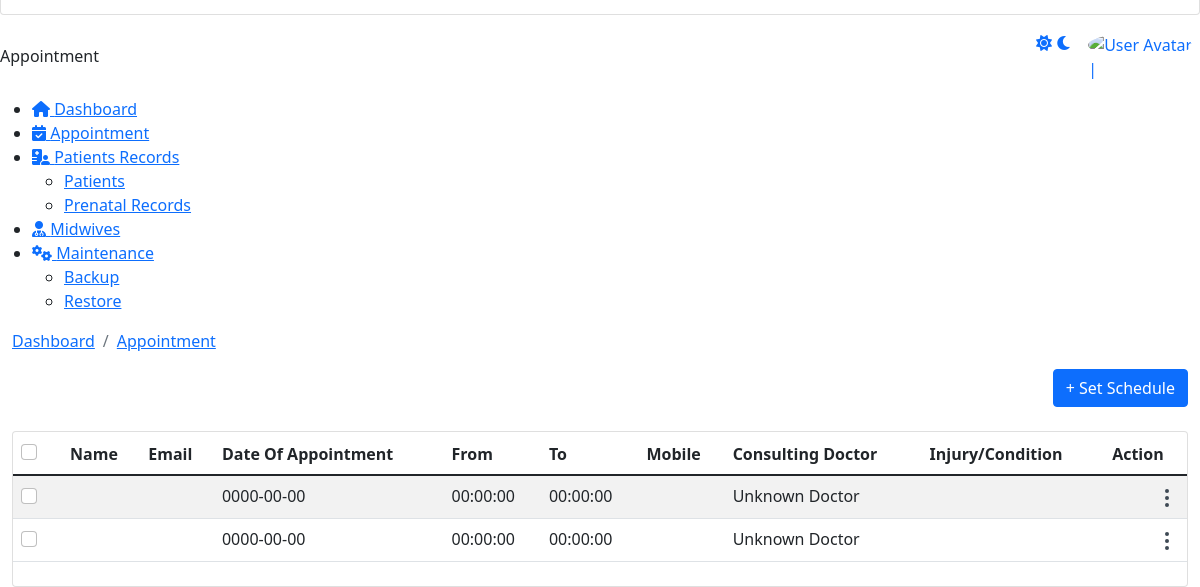
The app's page /admin/appointment.php (lower part), older data.
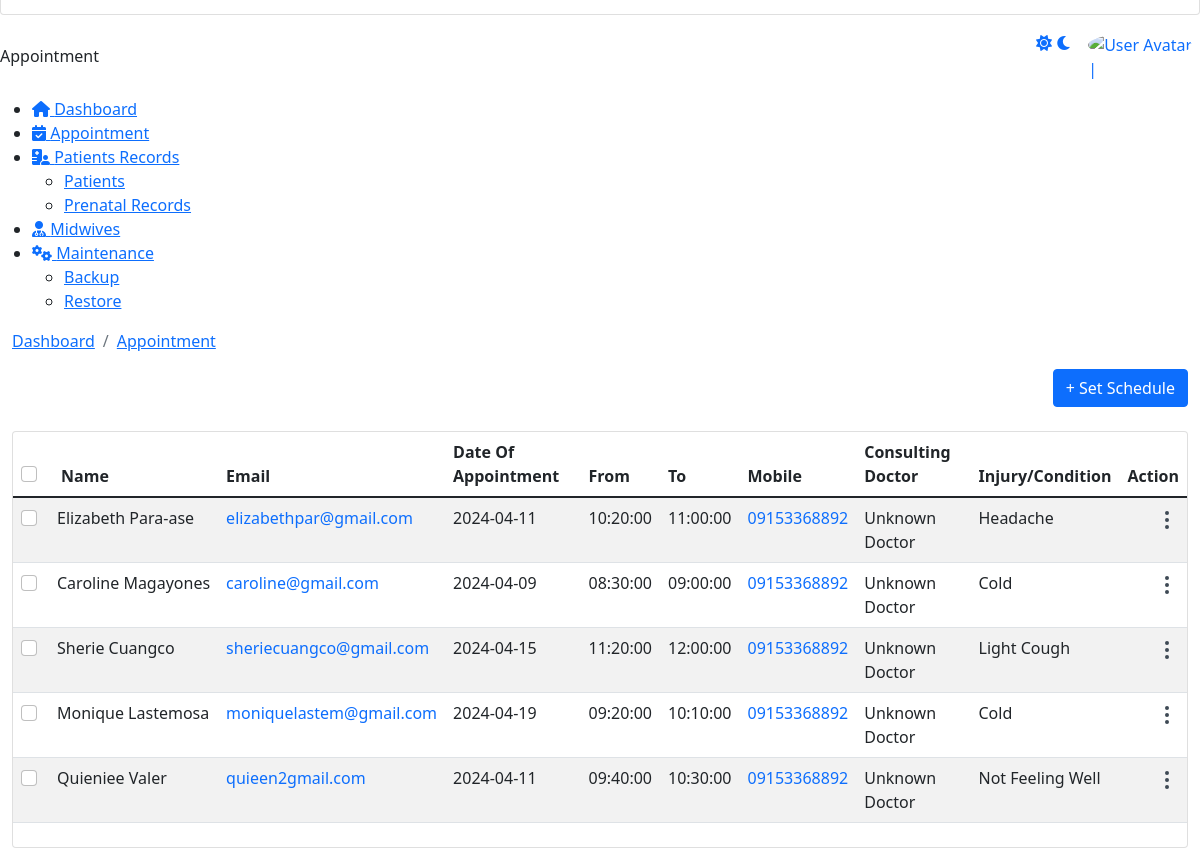
The same page, newer data.
### tables this page shows
CREATE TABLE `appointments` (
  `A_Id` int(11) NOT NULL AUTO_INCREMENT,
  `Title` varchar(10) NOT NULL,
  `FirstName` varchar(50) NOT NULL,
  `LastName` varchar(50) NOT NULL,
  `DateOfAppointment` date NOT NULL,
  `StartTime` time NOT NULL,
  `EndTime` time NOT NULL,
  `Address` varchar(100) NOT NULL,
  `Mobile` varchar(15) NOT NULL,
  `Consult_Doc` varchar(50) NOT NULL,
  `Email` varchar(100) NOT NULL,
  `Conditions` text NOT NULL,
  `Note` text NOT NULL,
  `Accepted` int(11) DEFAULT 2,
  PRIMARY KEY (`A_Id`)
);

### admin/appointment.php (the view, shortened to what the changed rows need)
<!DOCTYPE html>
<html lang="en">
    <head>
		 <link href="https://eres.dexignzone.com/codeigniter/demo/public/assets/vendor/owl-carousel/owl.carousel.css" rel="stylesheet" type="text/css"/>
		 <link href="https://eres.dexignzone.com/codeigniter/demo/public/assets/vendor/clockpicker/css/bootstrap-clockpicker.min.css" rel="stylesheet" type="text/css"/>
		 <link href="https://eres.dexignzone.com/codeigniter/demo/public/assets/vendor/bootstrap-datetimepicker/css/bootstrap-datetimepicker.min.css" rel="stylesheet" type="text/css"/>
		 <link href="https://eres.dexignzone.com/codeigniter/demo/public/assets/vendor/bootstrap-datetimepicker-master/css/bootstrap-datetimepicker.min.css" rel="stylesheet" type="text/css"/>
		 <link href="https://eres.dexignzone.com/codeigniter/demo/public/assets/vendor/datatables/css/jquery.dataTables.min.css" rel="stylesheet" type="text/css"/>
		 <link href="https://eres.dexignzone.com/codeigniter/demo/public/assets/vendor/bootstrap-select/dist/css/bootstrap-select.min.css" rel="stylesheet" type="text/css"/>
    <link class="main-css" href="https://eres.dexignzone.com/codeigniter/demo/public/assets/css/style.css" rel="stylesheet" type="text/css"/>
	<link rel="stylesheet" href="https://cdnjs.cloudflare.com/ajax/libs/font-awesome/6.5.1/css/all.min.css" />
<link rel="stylesheet" href="https://cdn.jsdelivr.net/npm/flatpickr/dist/flatpickr.min.css">
</head>
<body>
    <div id="main-wrapper">
				<?php
				include './template/header2.php';
				?>
<?php
include './template/sidebar.php';
?>
<div class="content-body">
	<div class="container-fluid">
		<div class="row">
    <div class="col-xl-12">
        <div class="card">
            <div class="card-body p-0">
                <div class="table-responsive">
                    <table id="example5" class="table table-striped patient-list mb-4 dataTablesCard fs-14">
                        <thead>
                            <tr>
                                <th>
                                    <div class="checkbox text-end align-self-center">
                                        <div class="form-check custom-checkbox">
                                            <input type="checkbox" class="form-check-input" id="checkAll" required="">
                                        </div>
                                    </div>
                                </th>
                                <th>Name</th>
                                <th>Email</th>
                                <th>Date Of Appointment</th>
                                <th>From</th>
                                <th>To</th>
                                <th>Mobile</th>
                                <th>Consulting Doctor</th>
                                <th>Injury/Condition</th>
                                <th>Action</th>
                            </tr>
                        </thead>
                        <tbody>
                        <?php
                            include('./connection/conn.php');
                            $query = "SELECT * FROM appointments WHERE Accepted = 2";
                            $result = mysqli_query($conn, $query);
                            if (!$result) {
                                echo "<tr><td colspan='10'>Error: " . mysqli_error($conn) . "</td></tr>";
                            } elseif (mysqli_num_rows($result) > 0) {
                                while ($row = mysqli_fetch_assoc($result)) {
                                    $appointmentId = $row['A_Id'];
                                    $fullName = $row['FirstName'] . ' ' . $row['LastName'];
                                    $consultingDoctor = getDoctorName($row['Consult_Doc'], $conn);
                                    echo "<tr id='appointmentRow_$appointmentId'>";
                                    echo "<td>";
                                    echo '<div class="checkbox text-end align-self-center">';
                                    echo '<div class="form-check custom-checkbox">';
                                    echo '<input type="checkbox" class="form-check-input" id="customCheckBox_' . $appointmentId . '" required="">';
                                    echo '</div>';
                                    echo '</div>';
                                    echo '</td>';
                                    echo '<td class="patient-info ps-0"><span class="text-nowrap ms-1">' . htmlspecialchars($fullName) . '</span></td>';
                                    echo '<td class="text-primary">' . htmlspecialchars($row['Email']) . '</td>';
                                    echo '<td>' . htmlspecialchars($row['DateOfAppointment']) . '</td>';
                                    echo '<td>' . htmlspecialchars($row['StartTime']) . '</td>';
                                    echo '<td>' . htmlspecialchars($row['EndTime']) . '</td>';
                                    echo '<td class="text-primary">' . htmlspecialchars($row['Mobile']) . '</td>';
                                    echo '<td>' . htmlspecialchars($consultingDoctor) . '</td>';
                                    echo '<td>' . htmlspecialchars($row['Conditions']) . '</td>';
                                    echo "<td>
                                        <div class='dropdown ms-auto c-pointer text-end'>
                                            <div class='btn-link' data-bs-toggle='dropdown'>
                                                <svg width='24' height='24' viewBox='0 0 24 24' fill='none' xmlns='http://www.w3.org/2000/svg'>
                                                    <path d='M12 11C11.4477 11 11 11.4477 11 12C11 12.5523 11.4477 13 12 13C12.5523 13 13 12.5523 13 12C13 11.4477 12.5523 11 12 11Z' stroke='#3E4954' stroke-width='2' stroke-linecap='round' stroke-linejoin='round'/>
                                                    <path d='M12 18C11.4477 18 11 18.4477 11 19C11 19.5523 11.4477 20 12 20C12.5523 20 13 19.5523 13 19C13 18.4477 12.5523 18 12 18Z' stroke='#3E4954' stroke-width='2' stroke-linecap='round' stroke-linejoin='round'/>
                                                    <path d='M12 4C11.4477 4 11 4.44772 11 5C11 5.55228 11.4477 6 12 6C12.5523 6 13 5.55228 13 5C13 4.44772 12.5523 4 12 4Z' stroke='#3E4954' stroke-width='2' stroke-linecap='round' stroke-linejoin='round'/>
                                                </svg>
                                            </div>
                                            <div class='dropdown-menu dropdown-menu-right'>
                                                <a class='dropdown-item' data-bs-toggle='modal' data-bs-target='#declineReasonModal_$appointmentId'>Delete</a>
                                            </div>
                                        </div>
                                    </td>";
                                    echo '</tr>';
                                }
                            } else {
                                echo "<tr><td colspan='10'>No appointments found</td></tr>";
                            }
                            function getDoctorName($doctorId, $conn) {
                                $query = "SELECT Title, FirstName, LastName FROM doctors WHERE DoctorID = ?";
                                $stmt = $conn->prepare($query);
                                $stmt->bind_param("i", $doctorId);
                                $stmt->execute();
                                $result = $stmt->get_result();
                                if ($result->num_rows > 0) {
                                    $doctor = $result->fetch_assoc();
                                    return htmlspecialchars($doctor['Title'] . ' ' . $doctor['FirstName'] . ' ' . $doctor['LastName']);
                                } else {
                                    return 'Unknown Doctor';
                                }
                            }
                        ?>
                        </tbody>
                    </table>
                </div>
            </div>
        </div>
    </div>
</div>
</div>
	</div>
</body>
</html>

Row changes from the older to the newer data that the page shows:
no longer on this page (row edited): appointments: DateOfAppointment "0000-00-00", StartTime "00:00:00", EndTime "00:00:00", consultingDoctor "Unknown Doctor"
no longer on this page (row edited): appointments: DateOfAppointment "0000-00-00", StartTime "00:00:00", EndTime "00:00:00", consultingDoctor "Unknown Doctor"
now on this page (row edited): appointments: fullName "Elizabeth Para-ase", Email "elizabethpar@gmail.com", DateOfAppointment "2024-04-11", StartTime "10:20:00", EndTime "11:00:00", Mobile "09153368892", consultingDoctor "Unknown Doctor", Conditions "Headache"
now on this page (row edited): appointments: fullName "Caroline Magayones", Email "caroline@gmail.com", DateOfAppointment "2024-04-09", StartTime "08:30:00", EndTime "09:00:00", Mobile "09153368892", consultingDoctor "Unknown Doctor", Conditions "Cold"
now on this page (row edited): appointments: fullName "Sherie Cuangco", Email "sheriecuangco@gmail.com", DateOfAppointment "2024-04-15", StartTime "11:20:00", EndTime "12:00:00", Mobile "09153368892", consultingDoctor "Unknown Doctor", Conditions "Light Cough"
now on this page (row edited): appointments: fullName "Monique Lastemosa", Email "moniquelastem@gmail.com", DateOfAppointment "2024-04-19", StartTime "09:20:00", EndTime "10:10:00", Mobile "09153368892", consultingDoctor "Unknown Doctor", Conditions "Cold"
now on this page (row edited): appointments: fullName "Quieniee Valer", Email "quieen2gmail.com", DateOfAppointment "2024-04-11", StartTime "09:40:00", EndTime "10:30:00", Mobile "09153368892", consultingDoctor "Unknown Doctor", Conditions "Not Feeling Well"
